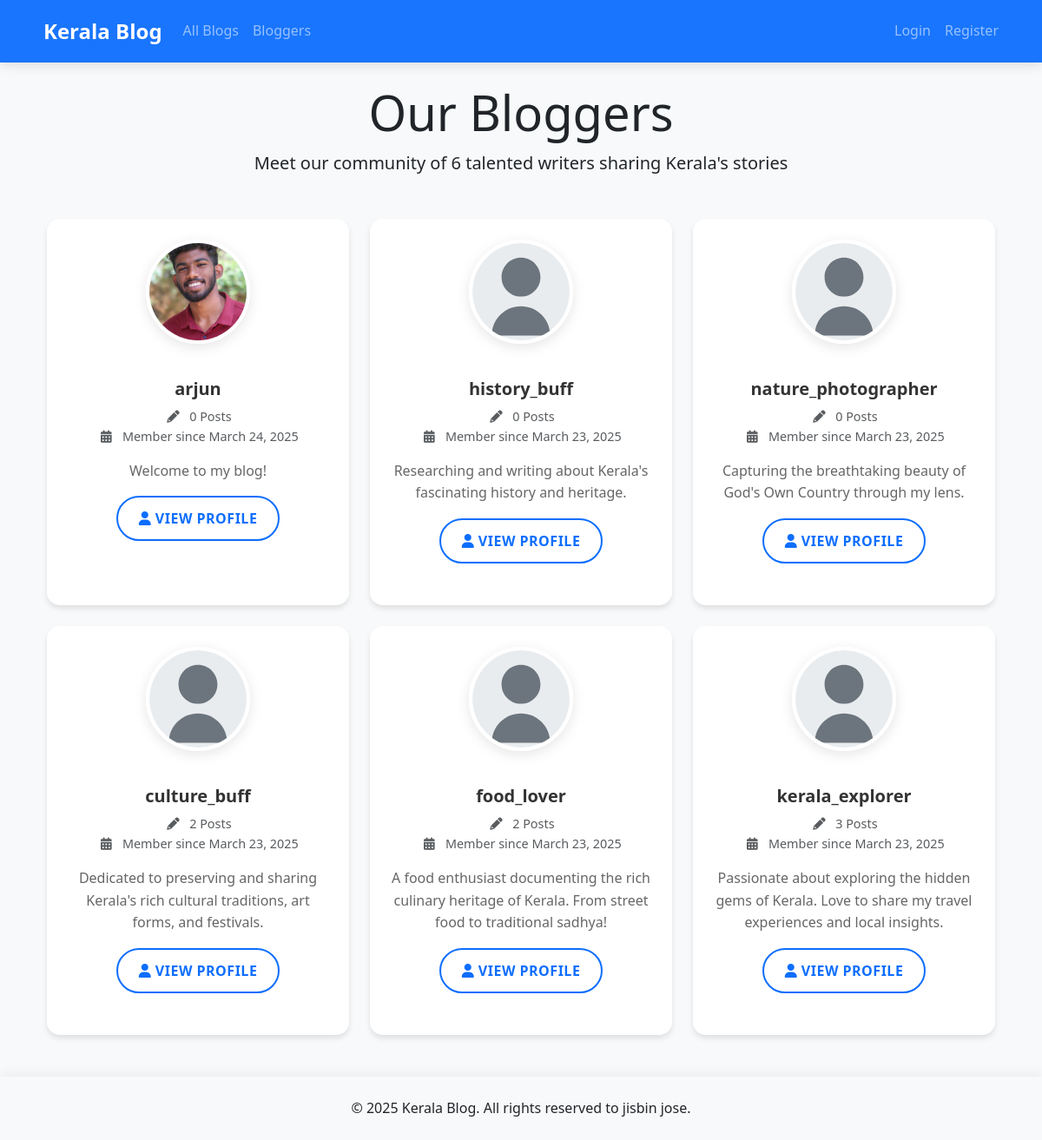
/blog/bloggers/, run on the app's committed database.
### blog_app/models.py (models this page shows, shortened)
class Blogger(models.Model):
    user = models.OneToOneField(User, on_delete=models.CASCADE)
    bio = models.TextField(max_length=1000, help_text="Enter your bio details here.")
    profile_pic = models.ImageField(upload_to='profile_pics/', null=True, blank=True)

### blog_app/views.py (the view)
# urls.py: path('bloggers/', views.BloggerListView.as_view(), name='bloggers'),
class BloggerListView(generic.ListView):
    model = Blogger
    template_name = 'blog_app/blogger_list.html'
    context_object_name = 'bloggers'
    paginate_by = 9  # Show 9 bloggers per page (3x3 grid)
    ordering = ['-user__date_joined']  # Order by newest members first

### templates/blog_app/blogger_list.html (shortened to what this page needs)
{% extends "base.html" %}
{% load static %}
{% block content %}
<div class="container">
    <div class="text-center mb-5">
        <h1 class="display-4">Our Bloggers</h1>
        <p class="lead">Meet our community of {{ bloggers|length }} talented writers sharing Kerala's stories</p>
    </div>
    <div class="row row-cols-1 row-cols-md-3 g-4">
        {% for blogger in bloggers %}
        <div class="col">
            <div class="card h-100">
                <div class="text-center mt-4">
                    <div class="profile-pic-container">
                        {% if blogger.profile_pic %}
                            <img src="{{ blogger.profile_pic.url }}" class="profile-pic-large" alt="{{ blogger.user.username }}">
                        {% else %}
                            <img src="{% static 'images/default-profile.svg' %}" class="profile-pic-large" alt="{{ blogger.user.username }}">
                        {% endif %}
                    </div>
                </div>
                <div class="card-body text-center">
                    <h5 class="card-title">{{ blogger.user.username }}</h5>
                    <p class="card-text text-muted">
                        <i class="fas fa-pencil-alt"></i> {{ blogger.blog_set.count }} Posts
                        <br>
                        <i class="fas fa-calendar-alt"></i> Member since {{ blogger.user.date_joined|date:"F j, Y" }}
                    </p>
                    <p class="card-text">{{ blogger.bio|truncatewords:30 }}</p>
                    <a href="{% url 'blogger-detail' blogger.pk %}" class="btn btn-outline-primary">
                        <i class="fas fa-user"></i> View Profile
                    </a>
                </div>
            </div>
        </div>
        {% empty %}
        <div class="col-12 text-center">
            <div class="alert alert-info">
                <i class="fas fa-info-circle"></i> No bloggers have joined yet. Be the first one!
            </div>
        </div>
        {% endfor %}
    </div>
</div>
{% endblock %}

### templates/base.html (shortened to what this page needs)
<!DOCTYPE html>
<html lang="en">
<head>
    <link href="https://cdn.jsdelivr.net/npm/bootstrap@5.3.0/dist/css/bootstrap.min.css" rel="stylesheet">
    <link rel="stylesheet" href="https://cdnjs.cloudflare.com/ajax/libs/font-awesome/6.0.0/css/all.min.css">
    {% load static %}
    <link rel="stylesheet" href="{% static 'css/styles.css' %}">
</head>
<body>
    <nav class="navbar navbar-expand-lg navbar-dark bg-primary mb-4 sticky-top">
        <div class="container">
            <a class="navbar-brand d-flex align-items-center" href="{% url 'index' %}">
                Kerala Blog
            </a>
            <div class="collapse navbar-collapse" id="navbarNav">
                <ul class="navbar-nav me-auto">
                    <li class="nav-item">
                        <a class="nav-link" href="{% url 'blogs' %}">All Blogs</a>
                    </li>
                    <li class="nav-item">
                        <a class="nav-link" href="{% url 'bloggers' %}">Bloggers</a>
                    </li>
                </ul>
                <ul class="navbar-nav">
                    {% if user.is_authenticated %}
                    <li class="nav-item dropdown">
                        <a class="nav-link dropdown-toggle d-flex align-items-center" href="#" id="navbarDropdown" role="button" data-bs-toggle="dropdown" aria-expanded="false">
                            {% if user.blogger.profile_pic %}
                                <img src="{{ user.blogger.profile_pic.url }}" alt="{{ user.username }}" class="profile-pic">
                            {% else %}
                                <img src="{% static 'images/default-profile.svg' %}" alt="{{ user.username }}" class="profile-pic">
                            {% endif %}
                            <span class="ms-2">{{ user.username }}</span>
                        </a>
                        <ul class="dropdown-menu dropdown-menu-end">
                            <li>
                                <div class="profile-dropdown">
                                    {% if user.blogger.profile_pic %}
                                        <img src="{{ user.blogger.profile_pic.url }}" alt="{{ user.username }}" class="profile-pic">
                                    {% else %}
                                        <img src="{% static 'images/default-profile.svg' %}" alt="{{ user.username }}" class="profile-pic">
                                    {% endif %}
                                    <div class="profile-info">
                                        <div class="username">{{ user.username }}</div>
                                        <div class="role">Blogger</div>
                                    </div>
                                </div>
                            </li>
                            <li><hr class="dropdown-divider"></li>
                            <li>
                                <a class="dropdown-item" href="{% url 'blogger-detail' user.blogger.pk %}">
                                    <i class="fas fa-user"></i> My Profile
                                </a>
                            </li>
                            <li>
                                <a class="dropdown-item" href="{% url 'profile-edit' %}">
                                    <i class="fas fa-cog"></i> Edit Profile
                                </a>
                            </li>
                            <li><hr class="dropdown-divider"></li>
                            <li>
                                <form method="post" action="{% url 'logout' %}" class="d-inline">
                                    {% csrf_token %}
                                    <button type="submit" class="dropdown-item">
                                        <i class="fas fa-sign-out-alt"></i> Logout
                                    </button>
                                </form>
                            </li>
                        </ul>
                    </li>
                    {% else %}
                    <li class="nav-item">
                        <a class="nav-link" href="{% url 'login' %}">Login</a>
                    </li>
                    <li class="nav-item">
                        <a class="nav-link" href="{% url 'register' %}">Register</a>
                    </li>
                    {% endif %}
                </ul>
            </div>
        </div>
    </nav>
    <main class="container mt-4">
        {% block content %}{% endblock %}
    </main>
    <footer class="bg-light mt-5 py-4">
        <div class="container text-center">
            <p class="mb-0">&copy; 2025 Kerala Blog. All rights reserved to jisbin jose.</p>
        </div>
    </footer>
</body>
</html>

### static/css/styles.css (style rules this page uses)
body { font-family: 'Segoe UI', Tahoma, Geneva, Verdana, sans-serif; line-height: 1.6; overflow-x: hidden; background-color: #f8f9fa; }
h1, h2, h3, h4, h5, h6 { word-wrap: break-word; animation: fadeIn 0.8s ease-out; }
.card { transition: all 0.4s cubic-bezier(0.4, 0, 0.2, 1); margin-bottom: 1.5rem; border: none; box-shadow: 0 4px 6px rgba(0, 0, 0, 0.1); background: rgba(255, 255, 255, 0.95); backdrop-filter: blur(10px); border-radius: 15px; overflow: hidden; }
.card-body { padding: 1.5rem; }
.navbar { box-shadow: 0 4px 12px rgba(0, 0, 0, 0.1); padding: 0.75rem 0; background: rgba(13, 110, 253, 0.95) !important; backdrop-filter: blur(10px); transition: all 0.3s ease; }
.navbar-brand { font-weight: 700; font-size: 1.5rem; animation: slideIn 0.5s ease-out; }
.nav-link { padding: 0.5rem 1rem; transition: all 0.3s ease; position: relative; }
.nav-link::after { content: ''; position: absolute; bottom: 0; left: 50%; width: 0; height: 2px; background: white; transition: all 0.3s ease; transform: translateX(-50%); }
.profile-pic-container { width: 120px; height: 120px; margin: 0 auto; position: relative; }
.profile-pic-large { width: 100%; height: 100%; border-radius: 50%; object-fit: cover; border: 4px solid #fff; box-shadow: 0 4px 15px rgba(0, 0, 0, 0.1); transition: all 0.3s ease; }
.btn { padding: 0.75rem 1.5rem; border-radius: 50px; font-weight: 600; transition: all 0.3s ease; text-transform: uppercase; letter-spacing: 0.5px; }
.btn-outline-primary { border-width: 2px; padding: 0.75rem 1.5rem; transition: all 0.3s ease; }
footer { background: rgba(248, 249, 250, 0.95) !important; backdrop-filter: blur(10px); padding: 2rem 0; margin-top: 4rem; box-shadow: 0 -4px 12px rgba(0, 0, 0, 0.05); }
@media (min-width: 576px) { .container { max-width: 540px; } }
@media (min-width: 768px) { .container { max-width: 720px; } }
@media (min-width: 992px) { .container { max-width: 960px; } }
@media (min-width: 1200px) { .container { max-width: 1140px; } }
.card-title { font-weight: 600; margin-top: 1rem; color: #333; }
.card-text { color: #666; line-height: 1.6; }
.card-text.text-muted { font-size: 0.9rem; }
.card-text.text-muted i { width: 20px; text-align: center; margin-right: 5px; }

### data on the page
Blogger: profile_pic (picture), user.username "arjun", blog_set.count "0", user.date_joined "March 24, 2025", bio "Welcome to my blog!"
Blogger: user.username "history_buff", blog_set.count "0", user.date_joined "March 23, 2025", bio "Researching and writing about Kerala's fascinating history and heritage."
Blogger: user.username "nature_photographer", blog_set.count "0", user.date_joined "March 23, 2025", bio "Capturing the breathtaking beauty of God's Own Country through my lens."
Blogger: user.username "culture_buff", blog_set.count "2", user.date_joined "March 23, 2025", bio "Dedicated to preserving and sharing Kerala's rich cultural traditions, art forms, and festivals."
Blogger: user.username "food_lover", blog_set.count "2", user.date_joined "March 23, 2025", bio "A food enthusiast documenting the rich culinary heritage of Kerala. From street food to traditional sadhya!"
Blogger: user.username "kerala_explorer", blog_set.count "3", user.date_joined "March 23, 2025", bio "Passionate about exploring the hidden gems of Kerala. Love to share my travel experiences and local insights."

### other printed values
{{ bloggers|length }} "6"
